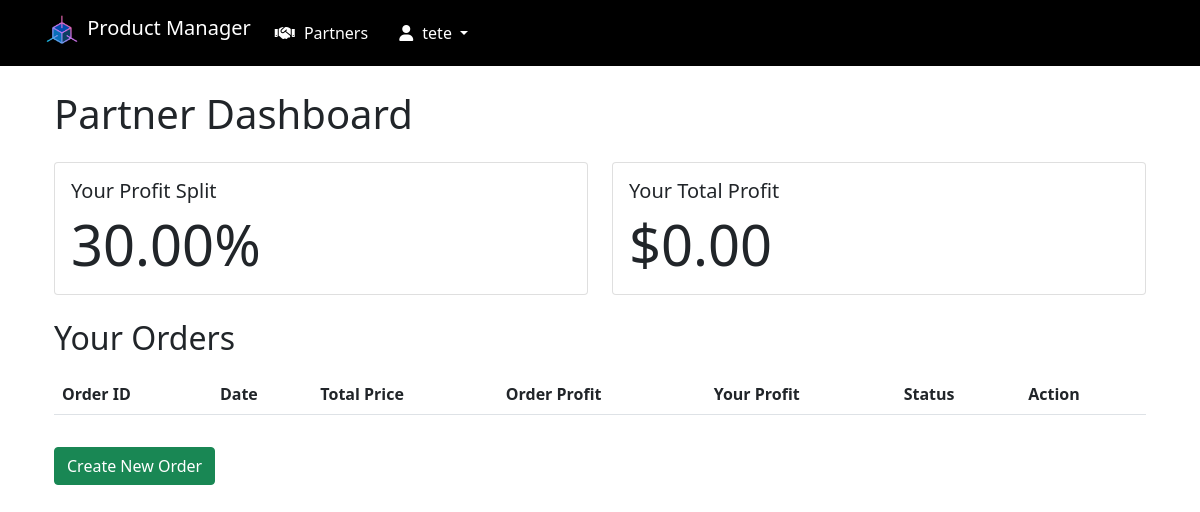
The app's page /partners/dashboard/ (signed in) with its own data.
### accounts/models.py (models this page shows, shortened)
class CustomUser(AbstractUser):
    is_partner = models.BooleanField(default=False)

### partners/models.py (models this page shows, shortened)
class Partner(models.Model):
    user = models.OneToOneField(settings.AUTH_USER_MODEL, on_delete=models.CASCADE)
    profit_split_percentage = models.DecimalField(max_digits=5, decimal_places=2, default=0)
    total_profit = models.DecimalField(max_digits=10, decimal_places=2, default=0)

### partners/views.py (the view)
# urls.py: path('dashboard/', views.partner_dashboard, name='dashboard'),
@login_required
def partner_dashboard(request):
    if request.user.is_superuser:
        partners = Partner.objects.all()
        return render(request, 'partners/admin_dashboard.html', {'partners': partners})
    elif request.user.is_partner:
        partner = get_object_or_404(Partner, user=request.user)
        return render(request, 'partners/partner_dashboard.html', {'partner': partner})
    else:
        user = User.objects.get(username=request.user.username)
        partner_exists = Partner.objects.filter(user=user).exists()
        return HttpResponse(f"You are not a partner or superuser. Debug info: is_partner={user.is_partner}, partner_exists={partner_exists}")

### templates/partners/partner_dashboard.html (shortened to what this page needs)
{% extends 'base.html' %}
{% load static %}
{% block content %}
<div class="container mt-4">
    <h1 class="mb-4">Partner Dashboard</h1>
    <div class="row">
        <div class="col-md-6">
            <div class="card mb-4">
                <div class="card-body">
                    <h5 class="card-title">Your Profit Split</h5>
                    <p class="card-text display-4">{{ partner.profit_split_percentage }}%</p>
                </div>
            </div>
        </div>
        <div class="col-md-6">
            <div class="card mb-4">
                <div class="card-body">
                    <h5 class="card-title">Your Total Profit</h5>
                    <p class="card-text display-4">${{ partner.total_profit|floatformat:2 }}</p>
                </div>
            </div>
        </div>
    </div>
    <h2 class="mb-3">Your Orders</h2>
    <div class="table-responsive">
        <table class="table table-striped table-hover">
            <thead class="thead-dark">
                <tr>
                    <th>Order ID</th>
                    <th>Date</th>
                    <th>Total Price</th>
                    <th>Order Profit</th>
                    <th>Your Profit</th>
                    <th>Status</th>
                    <th>Action</th>
                </tr>
            </thead>
        </table>
    </div>
    <a href="{% url 'partners:create_order' %}" class="btn btn-success mt-3">Create New Order</a>
</div>
{% endblock %}

### templates/base.html (shortened to what this page needs)
<!DOCTYPE html>
<html lang="en">
<head>
    <link href="https://cdn.jsdelivr.net/npm/bootstrap@5.1.3/dist/css/bootstrap.min.css" rel="stylesheet">
    <link href="https://cdnjs.cloudflare.com/ajax/libs/font-awesome/6.0.0-beta3/css/all.min.css" rel="stylesheet">
    {%load static %}
</head>
<body>
    <nav class="navbar navbar-expand-lg navbar-dark bg-dark">
        <div class="container">
            <a class="navbar-brand" href="{% url 'product-list' %}">
                <img src="{% static 'images/logo.png' %}" width="40" height="40" class="d-inline-block align-top" alt="Logo">
                Product Manager
            </a>
            <div class="collapse navbar-collapse" id="navbarNav">
                <ul class="navbar-nav">
                    {% if user.is_authenticated %}
                        <li class="nav-item">
                            <a class="nav-link" href="{% url 'partners:dashboard' %}"><i class="fas fa-handshake"></i> Partners</a>
                        </li>
                        <li class="nav-item dropdown">
                            <a class="nav-link dropdown-toggle" href="#" id="navbarDropdown" role="button" data-bs-toggle="dropdown" aria-expanded="false">
                                <i class="fas fa-user"></i> {{ user.username }}
                            </a>
                        </li>
                    {% else %}
                        <li class="nav-item">
                            <a class="nav-link" href="#" data-bs-toggle="modal" data-bs-target="#loginModal"><i class="fas fa-sign-in-alt"></i> Login</a>
                        </li>
                    {% endif %}
                </ul>
            </div>
        </div>
    </nav>
    <div class="container mt-4">
        {% block content %}{% endblock %}
    </div>
</body>
</html>

### templates/base.html (style rules this page uses)
.navbar { background-color: #000 !important; }
.navbar-brand, .nav-link { color: #fff !important; }
.nav-link { margin-right: 15px; }
.nav-link i { margin-right: 5px; }

### records on screen
CustomUser: username "tete"
Partner: profit_split_percentage "30.00", total_profit "0.00"
